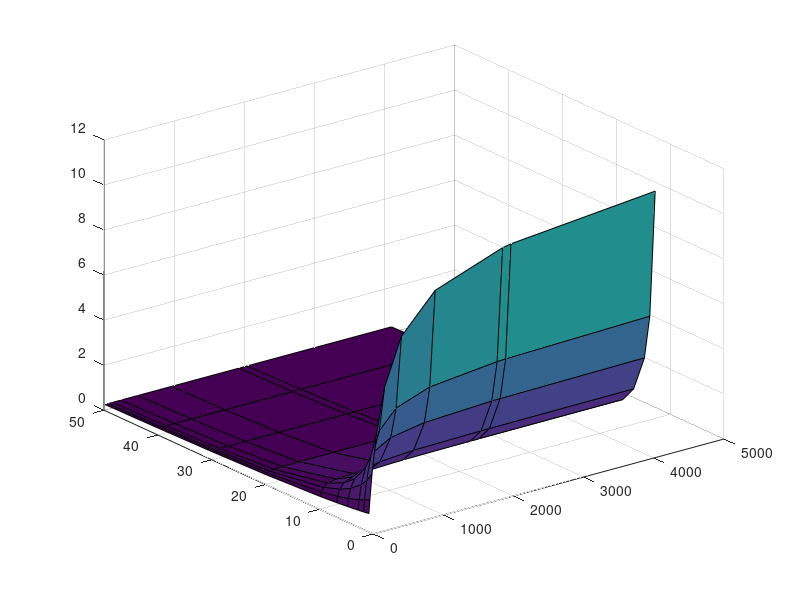
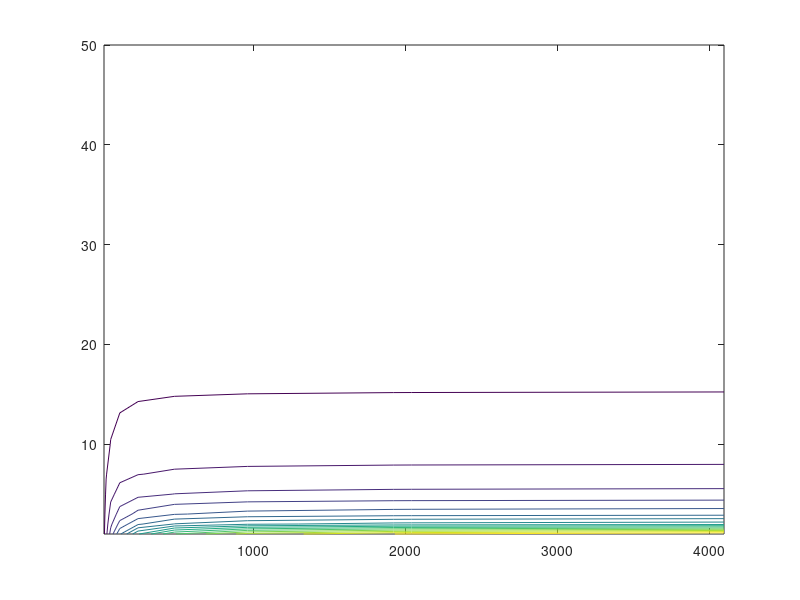

Source code (MATLAB) for these figures, in order:
I_sleep = [50,40,30,20,10,7,5,3,2,1];
V_alim = 5;
I_stand = 60;
T = [16,30,60,120,240,480,960,1920, 2040, 4096];
I_send = 90+I_stand;
T_stand = 4;
T_send = 0,6155;
T_sleep = T-T_stand-T_send

I_sleep = I_sleep';

I_moy = (I_sleep.*T_sleep+I_stand*T_stand+I_send*T_send)./T

P_moy = V_alim*(I_moy/1000);

auto = (3.7./P_moy)/60

z = peaks(25);

figure 1
surf(T, I_sleep, auto)

figure 2
contour(T, I_sleep, auto,16)
